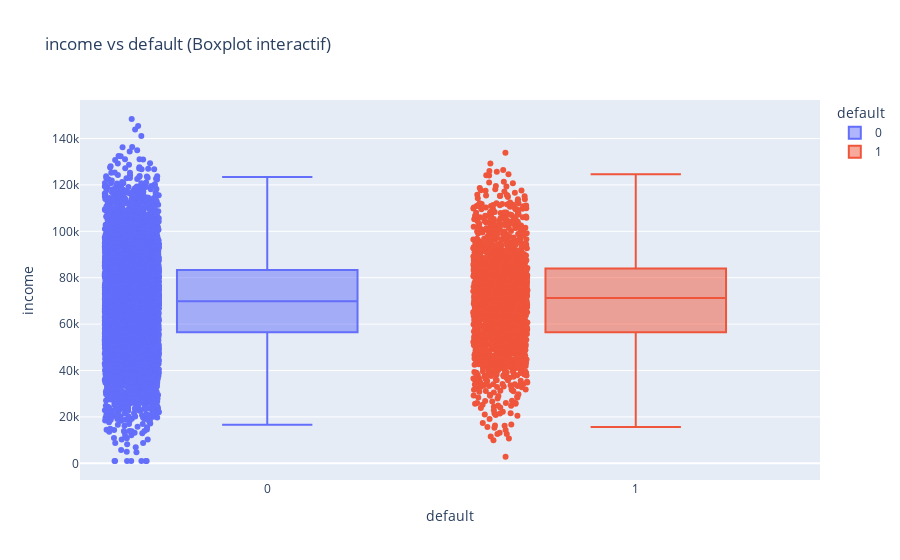
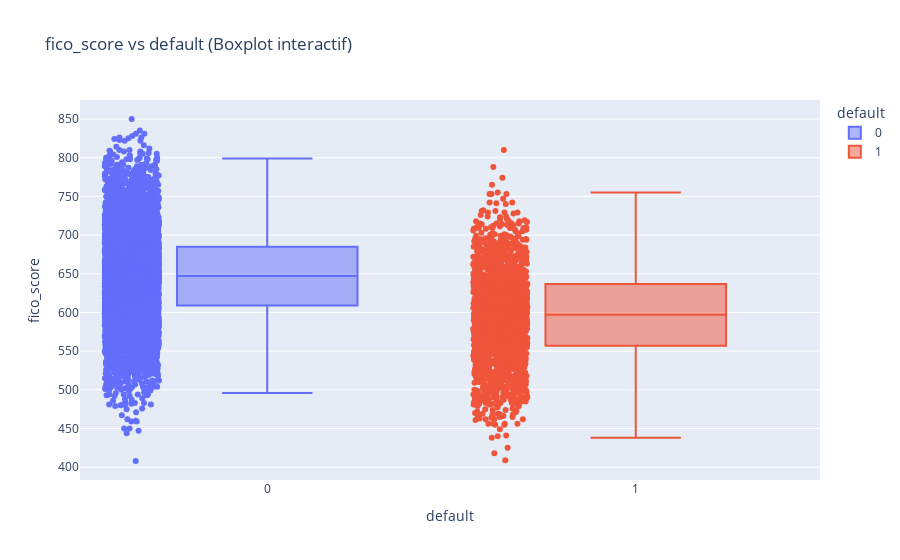
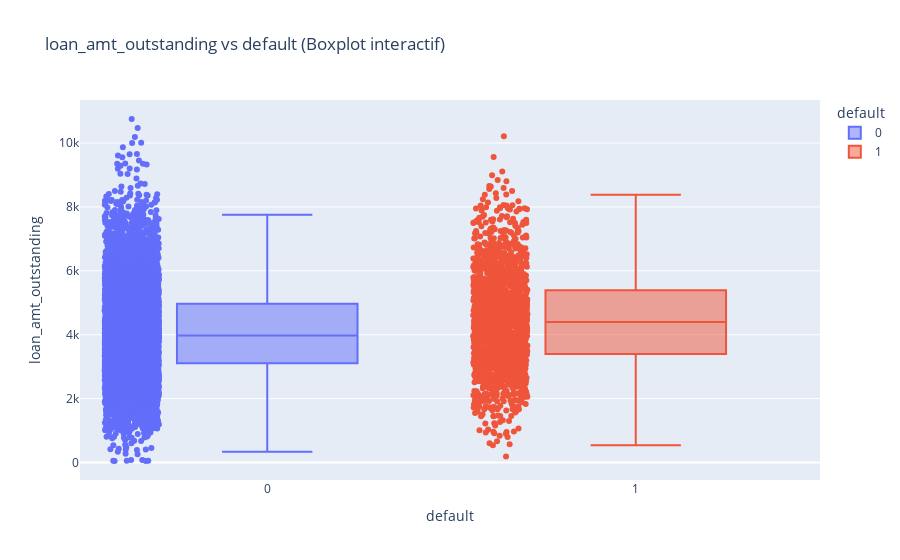

Source (notebook cell) for these figures, in order:
### Markdown cell above
### 2.5 Relations clés entre les variables et la cible

Pour compléter l'analyse exploratoire, nous allons observer les différences
entre les clients en défaut (`default = 1`) et non défaut (`default = 0`) 
sur certaines variables importantes :

- **`income`** (revenu)
- **`fico_score`** (score de crédit)
- **`loan_amt_outstanding`** (montant du prêt en cours)

Nous utiliserons des **boxplots** pour comparer les distributions.

### Code cell
# --- 2.5 Relations clés entre variables et cible (boxplots interactifs) ---

import plotly.express as px

# Variables numériques à comparer à la cible 'default'
features_to_plot = ["income", "fico_score", "loan_amt_outstanding"]

# Astuce : si tu veux des libellés 0/1 bien séparés, tu peux caster 'default' en str :
# df_model["default_str"] = df_model["default"].astype(str)
# et remplacer x="default" par x="default_str" ci-dessous.

for col in features_to_plot:
    fig = px.box(
        df_model,
        x="default",          # classe cible (0 = non défaut, 1 = défaut)
        y=col,                # variable numérique à comparer
        color="default",      # couleur par classe
        points="all",         # affiche les points individuels
        title=f"{col} vs default (Boxplot interactif)"
    )
    fig.show()

### Figure 1 — Plotly figure (JSON) as saved in the notebook; plotly's stock layout.template omitted (floating-point values rounded to 4 significant figures; data arrays with more than 128 entries replaced by an {"elided": "..."} marker saying what was removed)
{"data": [{"alignmentgroup": "True", "boxpoints": "all", "hovertemplate": "default=%{x}<br>income=%{y}<extra></extra>", "legendgroup": "0", "marker": {"color": "#636efa"}, "name": "0", "notched": false, "offsetgroup": "0", "orientation": "v", "showlegend": true, "type": "box", "x": {"elided": "8149 int values"}, "x0": " ", "xaxis": "x", "y": {"elided": "8149 float values"}, "y0": " ", "yaxis": "y"}, {"alignmentgroup": "True", "boxpoints": "all", "hovertemplate": "default=%{x}<br>income=%{y}<extra></extra>", "legendgroup": "1", "marker": {"color": "#EF553B"}, "name": "1", "notched": false, "offsetgroup": "1", "orientation": "v", "showlegend": true, "type": "box", "x": {"elided": "1851 int values"}, "x0": " ", "xaxis": "x", "y": {"elided": "1851 float values"}, "y0": " ", "yaxis": "y"}], "layout": {"boxmode": "overlay", "legend": {"title": {"text": "default"}, "tracegroupgap": 0}, "title": {"text": "income vs default (Boxplot interactif)"}, "xaxis": {"anchor": "y", "categoryarray": [0, 1], "categoryorder": "array", "domain": [0, 1], "title": {"text": "default"}}, "yaxis": {"anchor": "x", "domain": [0, 1], "title": {"text": "income"}}}}

### Figure 2 — Plotly figure (JSON) as saved in the notebook; plotly's stock layout.template omitted (floating-point values rounded to 4 significant figures; data arrays with more than 128 entries replaced by an {"elided": "..."} marker saying what was removed)
{"data": [{"alignmentgroup": "True", "boxpoints": "all", "hovertemplate": "default=%{x}<br>fico_score=%{y}<extra></extra>", "legendgroup": "0", "marker": {"color": "#636efa"}, "name": "0", "notched": false, "offsetgroup": "0", "orientation": "v", "showlegend": true, "type": "box", "x": {"elided": "8149 int values"}, "x0": " ", "xaxis": "x", "y": {"elided": "8149 int values"}, "y0": " ", "yaxis": "y"}, {"alignmentgroup": "True", "boxpoints": "all", "hovertemplate": "default=%{x}<br>fico_score=%{y}<extra></extra>", "legendgroup": "1", "marker": {"color": "#EF553B"}, "name": "1", "notched": false, "offsetgroup": "1", "orientation": "v", "showlegend": true, "type": "box", "x": {"elided": "1851 int values"}, "x0": " ", "xaxis": "x", "y": {"elided": "1851 int values"}, "y0": " ", "yaxis": "y"}], "layout": {"boxmode": "overlay", "legend": {"title": {"text": "default"}, "tracegroupgap": 0}, "title": {"text": "fico_score vs default (Boxplot interactif)"}, "xaxis": {"anchor": "y", "categoryarray": [0, 1], "categoryorder": "array", "domain": [0, 1], "title": {"text": "default"}}, "yaxis": {"anchor": "x", "domain": [0, 1], "title": {"text": "fico_score"}}}}

### Figure 3 — Plotly figure (JSON) as saved in the notebook; plotly's stock layout.template omitted (floating-point values rounded to 4 significant figures; data arrays with more than 128 entries replaced by an {"elided": "..."} marker saying what was removed)
{"data": [{"alignmentgroup": "True", "boxpoints": "all", "hovertemplate": "default=%{x}<br>loan_amt_outstanding=%{y}<extra></extra>", "legendgroup": "0", "marker": {"color": "#636efa"}, "name": "0", "notched": false, "offsetgroup": "0", "orientation": "v", "showlegend": true, "type": "box", "x": {"elided": "8149 int values"}, "x0": " ", "xaxis": "x", "y": {"elided": "8149 float values"}, "y0": " ", "yaxis": "y"}, {"alignmentgroup": "True", "boxpoints": "all", "hovertemplate": "default=%{x}<br>loan_amt_outstanding=%{y}<extra></extra>", "legendgroup": "1", "marker": {"color": "#EF553B"}, "name": "1", "notched": false, "offsetgroup": "1", "orientation": "v", "showlegend": true, "type": "box", "x": {"elided": "1851 int values"}, "x0": " ", "xaxis": "x", "y": {"elided": "1851 float values"}, "y0": " ", "yaxis": "y"}], "layout": {"boxmode": "overlay", "legend": {"title": {"text": "default"}, "tracegroupgap": 0}, "title": {"text": "loan_amt_outstanding vs default (Boxplot interactif)"}, "xaxis": {"anchor": "y", "categoryarray": [0, 1], "categoryorder": "array", "domain": [0, 1], "title": {"text": "default"}}, "yaxis": {"anchor": "x", "domain": [0, 1], "title": {"text": "loan_amt_outstanding"}}}}
